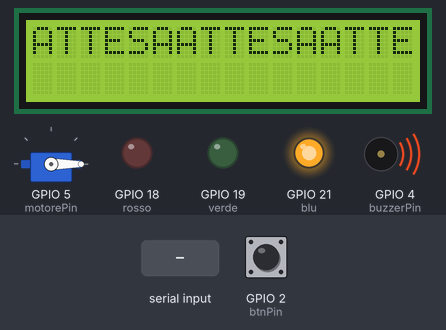
The sketch below on a simulated ESP32. Parts: 16×2 character LCD, servo, output pins drawn as LEDs (lit = HIGH), buzzer (waves = sounding, pin HIGH). Inputs (shaded band) come from the test bench; at power-on: GPIO 2 (btnPin) HIGH. Nothing arrives over Bluetooth unless stated; what the sketch prints to the serial monitor is not drawn.

Above: at 1.2 s.
1.3 s: "0" received over the second serial link
At 2.0 s:
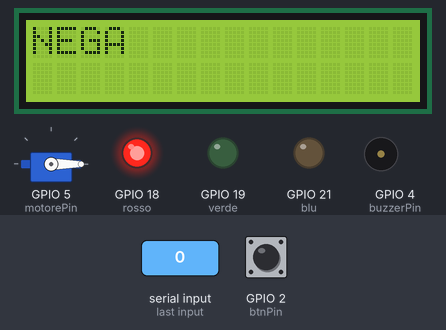
4.3 s: "1" received over the second serial link
At 5.9 s:
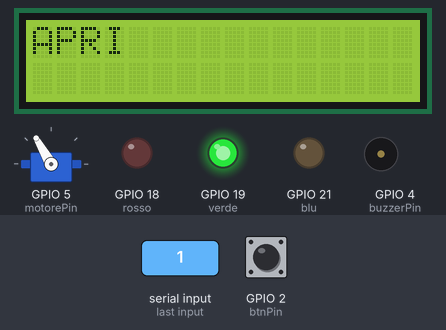
7.3 s: "2" received over the second serial link
At 8.5 s:
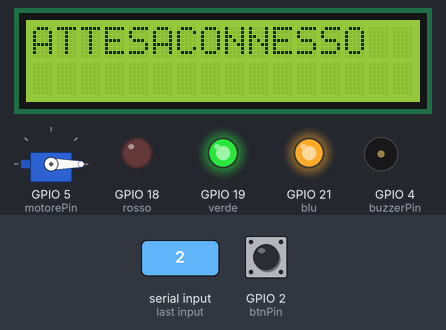
10.3 s: GPIO 2 (btnPin) pulled LOW for 3.2 s
At 15.71 s:
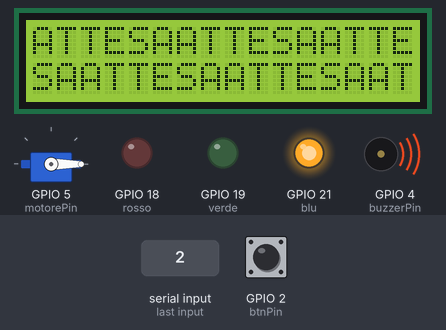
16.5 s: "2" received over the second serial link
At 17.6 s:
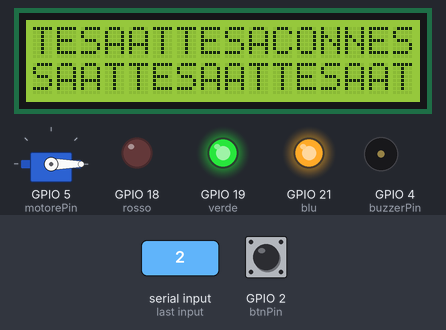
Timing chart, 0 to 23.0 s (numbered marks = the images above; inputs shaded):
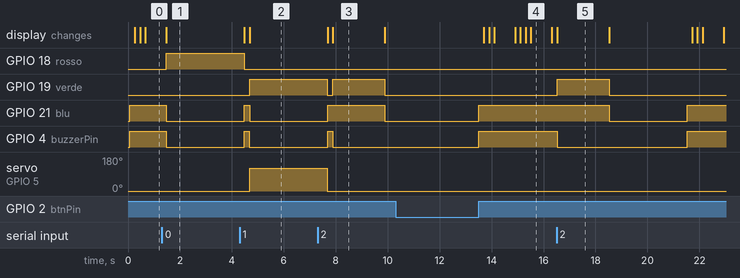

The sketch:

ESP-DOOR.ino
```cpp
#include <ESP32Servo.h>
#include <BluetoothSerial.h>
#include <LiquidCrystal.h>

LiquidCrystal lcd(13, 12, 14, 27, 26, 25);
Servo motore;
BluetoothSerial SerialBT;

const int btnPin = 2;
const int buzzerPin = 4;
const int motorePin = 5;

const int rosso = 18;
const int verde = 19;
const int blu = 21;

bool messaggio = false;

void setup() {
  lcd.begin(16, 2);
  SerialBT.begin("ESP-Door");
  Serial.begin(115200);

  pinMode(btnPin, INPUT_PULLUP);
  pinMode(buzzerPin, OUTPUT);
  pinMode(rosso, OUTPUT);
  pinMode(verde, OUTPUT);
  pinMode(blu, OUTPUT);

  motore.attach(motorePin);
  motore.write(0);

  setLED(LOW, LOW, LOW);
  Serial.println("Sistema pronto.");
}

void loop() {
  int stato = digitalRead(btnPin);
  Serial.print("Stato bottone: ");
  Serial.println(stato);

  if (stato == HIGH) {
    digitalWrite(buzzerPin, HIGH);
    setLED(LOW, LOW, HIGH);
    delay(200);
    digitalWrite(buzzerPin, LOW);
    lcd.print("ATTESA");
    SerialBT.println("richiesta");
    Serial.println("Messaggio inviato: richiesta");
  }

  if (stato == LOW) {
    messaggio = false;
  }

  if (SerialBT.available()) {
    char risposta = SerialBT.read();
    Serial.print("Risposta ricevuta: ");
    Serial.println(risposta);

    switch (risposta) {
      case '0':
        nega();
        break;
      case '1':
        apri();
        break;
      case '2':
        connesso();
        break;
    }

    delay(3000);
    reset();
  }
}

void reset() {
  setLED(LOW, LOW, LOW);
  motore.write(0);
  lcd.clear();
}

void apri() {
  lcd.clear();
  motore.write(120);
  setLED(LOW, HIGH, LOW);
  lcd.print("APRI");
}

void connesso() {
  setLED(LOW, HIGH, HIGH);
  lcd.print("CONNESSO");
  delay(2000);
  reset();
}

void nega() {
  lcd.clear();
  motore.write(0);
  setLED(HIGH, LOW, LOW);
  lcd.print("NEGA");
}

void setLED(int r, int g, int b) {
  digitalWrite(rosso, r);
  digitalWrite(verde, g);
  digitalWrite(blu, b);
}
```

Measured:
- after the input at 1.3 s, GPIO 18 (rosso): LOW → HIGH after 0.17 s; GPIO 21 (blu), GPIO 4 (buzzerPin): HIGH → LOW after 0.17 s; the display: changes after 0.17 s (image 1)
- after the input at 4.3 s, GPIO 19 (verde): LOW → HIGH after 0.38 s; servo on GPIO 5 (motorePin): 0° → 120° after 0.38 s; the display: first differs from a run without the input after 0.38 s (image 2)
- after the input at 7.3 s, the display: first differs from a run without the input after 0.58 s (image 3)
- after the input at 10.3 s, GPIO 21 (blu), GPIO 4 (buzzerPin): LOW → HIGH after 3.2 s instead of 2.6 s
- after the input at 16.5 s, GPIO 19 (verde): LOW → HIGH at once, → LOW 2.0 s later; GPIO 21 (blu): HIGH → LOW after 2.0 s, → HIGH 3.0 s later; GPIO 4 (buzzerPin): HIGH → LOW at once, → HIGH 5.0 s later; the display: changes at once (image 5)
- what the display in image 3 shows lasts 2.0 s, from 7.9 s to 9.9 s
- what the display in image 4 shows lasts 0.8 s, from 15.5 s to 16.3 s
